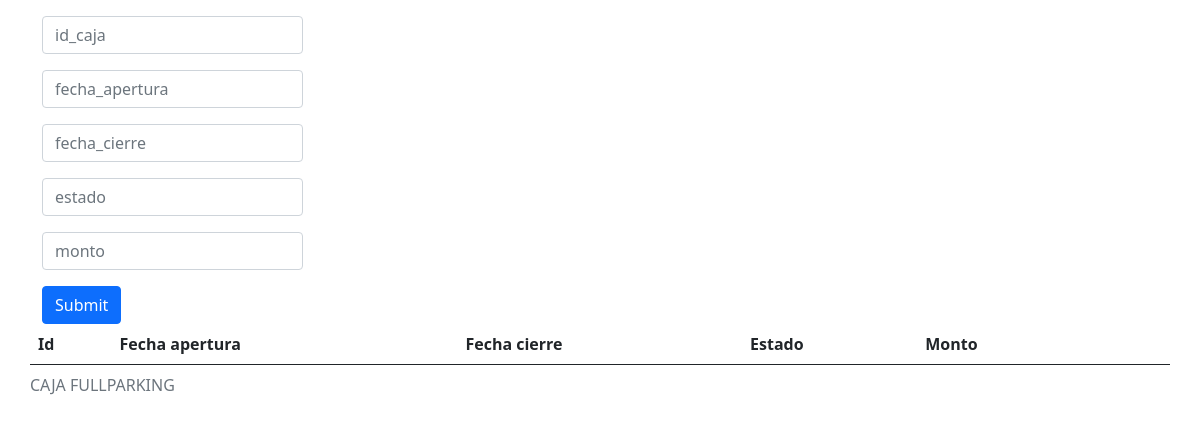
Before: /Caja/index.php with the older database file.
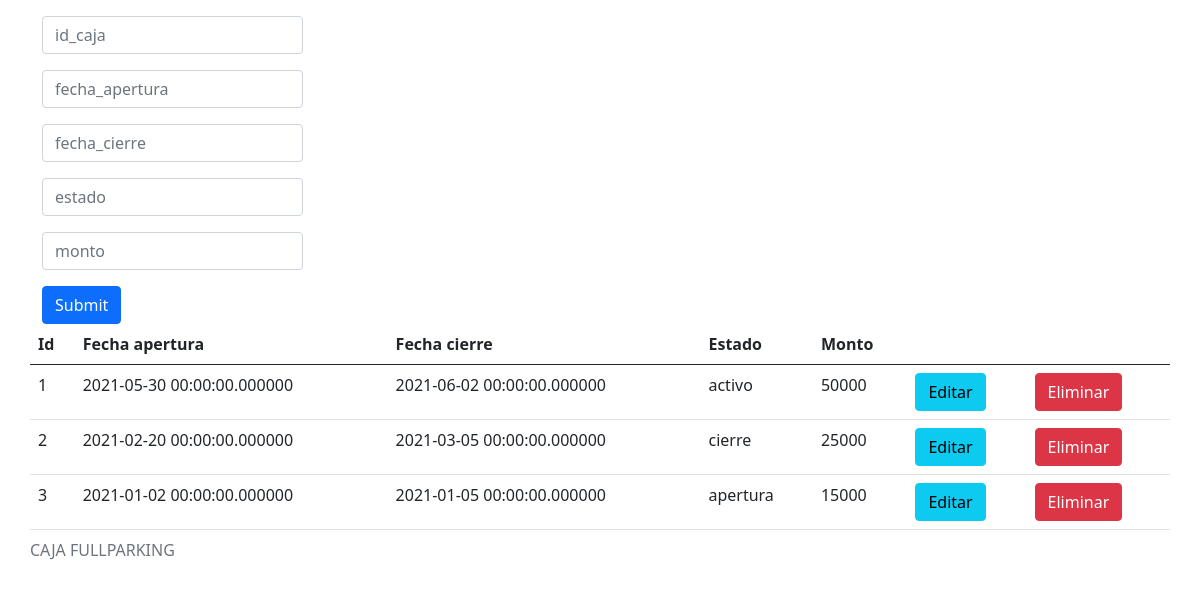
After: the same page with the newer database file.
### tables this page shows
CREATE TABLE `caja` (
  `id_caja` int(200) NOT NULL,
  `fecha_apertura` datetime(6) NOT NULL,
  `fecha_cierre` datetime(6) NOT NULL,
  `estado` varchar(200) NOT NULL,
  `monto` int(200) NOT NULL
);

### Caja/index.php (the view, shortened to what this page needs)
<?php
$con = conectar();
$sql = "SELECT * FROM caja";
$query = mysqli_query($con, $sql);
?>
<!DOCTYPE html>
<html lang="es">
<head>
    <link href="https://cdn.jsdelivr.net/npm/bootstrap@5.1.0/dist/css/bootstrap.min.css" rel="stylesheet">
</head>
<body>
    <div class="container mt-3">
<div class="row">
    <div class="col-md-3">
        <form action="Insert.php"method="POST">
            <input type ="text" class="form-control mb-3" name="id_caja"placeholder="id_caja">
            <input type ="text" class="form-control mb-3" name="fecha_apertura"placeholder="fecha_apertura">
            <input type ="text" class="form-control mb-3" name="fecha_cierre"placeholder="fecha_cierre">
            <input type ="text" class="form-control mb-3" name="estado"placeholder="estado">
            <input type ="text" class="form-control mb-3" name="monto"placeholder="monto">
            <input type="submit" class="btn btn-primary btn-block">
        </form>
    </div>
<div class="col-md-8"></div>
            <table class="table">
            <caption>CAJA FULLPARKING</caption>
            <thead class="thead-dark">
                <tr>
                <th scope="col">Id</th>
                <th scope="col">Fecha apertura</th>
                <th scope="col">Fecha cierre</th>
                <th scope="col">Estado</th>
                <th scope="col">Monto</th>
                <th></th>
                <th></th>
                </tr>
            </thead>
            <tbody>
        <?php
        while($row = mysqli_fetch_array($query)){
        ?>
          <tr>
              <td><?php echo $row["id_caja"]?></td>
              <td><?php echo $row["fecha_apertura"]?></td>
              <td><?php echo $row["fecha_cierre"]?></td>
              <td><?php echo $row["estado"]?></td>
              <td><?php echo $row["monto"]?></td>
              <td><a href="Actualizar.php?id=<?php echo $row["id_caja"]?>"class="btn btn-info"> Editar</a></td>
              <td><a href="Delete.php?id=<?php echo $row["id_caja"]?>" class="btn btn-danger"> Eliminar</a></td>
          </tr>
          <?php
        }
        ?>
            </tbody>
            </table>
    </div>
</body>
</html>

Changed rows visible on the page:
added caja: id_caja "1", fecha_apertura "2021-05-30 00:00:00.000000", fecha_cierre "2021-06-02 00:00:00.000000", estado "activo", monto "50000"
added caja: id_caja "2", fecha_apertura "2021-02-20 00:00:00.000000", fecha_cierre "2021-03-05 00:00:00.000000", estado "cierre", monto "25000"
added caja: id_caja "3", fecha_apertura "2021-01-02 00:00:00.000000", fecha_cierre "2021-01-05 00:00:00.000000", estado "apertura", monto "15000"
